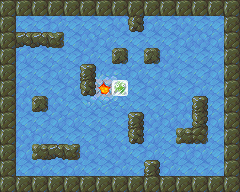

Tiled map render using the project's own tile images. Description and the map definition, with tile-layer contents summarised, below:
An orthogonal 15x12 tile map with 16x16 px tiles, 4 tile layers (Bottom, Floor, FloorTop, Blocks), 5 tilesets.

<map version="1.0" orientation="orthogonal" width="15" height="12" tilewidth="16" tileheight="16">
 <tileset firstgid="1" name="ground" tilewidth="16" tileheight="16">
  <image source="assets/tileset-ground.png" width="48" height="16" />
 </tileset>
 <tileset firstgid="4" name="misc" tilewidth="16" tileheight="16">
  <image source="assets/tileset-misc.png" width="64" height="16" />
  <tile id="3">
   <properties>
    <property name="goal" value="true" />
   </properties>
  </tile>
 </tileset>
 <tileset firstgid="8" name="pushblocks" tilewidth="16" tileheight="16">
  <image source="assets/tileset-pushblocks.png" width="48" height="16" />
  <tile id="1">
   <properties>
    <property name="goal" value="true" />
    <property name="sprite" value="assets/frozen.sprite" />
   </properties>
  </tile>
 </tileset>
 <tileset firstgid="11" name="rocks" tilewidth="16" tileheight="16">
  <properties>
   <property name="collision" value="true" />
  </properties>
  <image source="assets/tileset-rocks.png" width="256" height="48" />
 </tileset>
 <tileset firstgid="59" name="slippery" tilewidth="16" tileheight="16">
  <properties>
   <property name="slippery_block" value="true" />
   <property name="slippery_player" value="true" />
  </properties>
  <image source="assets/tileset-slippery.png" width="256" height="48" />
 </tileset>
 <layer name="Bottom" width="15" height="12">
  <data>[180 cells, 180 non-empty, 2 distinct tile ids]</data>
 </layer>
 <layer name="Floor" width="15" height="12">
  <properties>
   <property name="player_offset_y" value="-1" />
   <property name="player_sprite" value="assets/dino.sprite" />
   <property name="start_facing" value="left" />
   <property name="start_x" value="9" />
   <property name="start_y" value="4" />
  </properties>
  <data>[180 cells, 180 non-empty, 12 distinct tile ids]</data>
 </layer>
 <layer name="FloorTop" width="15" height="12">
  <data>[180 cells, 69 non-empty, 9 distinct tile ids]</data>
 </layer>
 <layer name="Blocks" width="15" height="12">
  <data>[180 cells, 1 non-empty, 1 distinct tile ids]</data>
 </layer>
</map>
